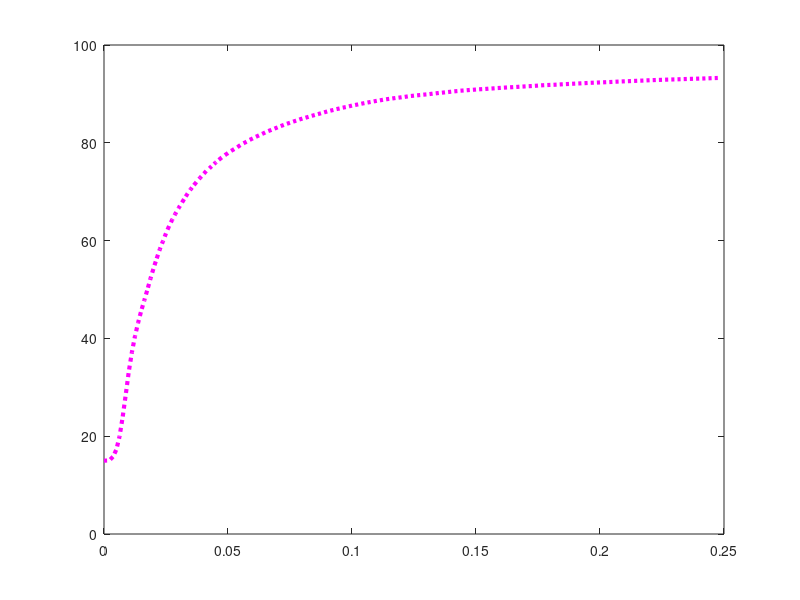

Source code (MATLAB):
plot([0.000000 0.001250 0.002500 0.003750 0.005000 0.006250 0.007500 0.008750 0.010000 0.011250 0.012500 0.013750 0.015000 0.016250 0.017500 0.018750 0.020000 0.021250 0.022500 0.023750 0.025000 0.026250 0.027500 0.028750 0.030000 0.031250 0.032500 0.033750 0.035000 0.036250 0.037500 0.038750 0.040000 0.041250 0.042500 0.043750 0.045000 0.046250 0.047500 0.048750 0.050000 0.051250 0.052500 0.053750 0.055000 0.056250 0.057500 0.058750 0.060000 0.061250 0.062500 0.063750 0.065000 0.066250 0.067500 0.068750 0.070000 0.071250 0.072500 0.073750 0.075000 0.076250 0.077500 0.078750 0.080000 0.081250 0.082500 0.083750 0.085000 0.086250 0.087500 0.088750 0.090000 0.091250 0.092500 0.093750 0.095000 0.096250 0.097500 0.098750 0.100000 0.101250 0.102500 0.103750 0.105000 0.106250 0.107500 0.108750 0.110000 0.111250 0.112500 0.113750 0.115000 0.116250 0.117500 0.118750 0.120000 0.121250 0.122500 0.123750 0.125000 0.126250 0.127500 0.128750 0.130000 0.131250 0.132500 0.133750 0.135000 0.136250 0.137500 0.138750 0.140000 0.141250 0.142500 0.143750 0.145000 0.146250 0.147500 0.148750 0.150000 0.151250 0.152500 0.153750 0.155000 0.156250 0.157500 0.158750 0.160000 0.161250 0.162500 0.163750 0.165000 0.166250 0.167500 0.168750 0.170000 0.171250 0.172500 0.173750 0.175000 0.176250 0.177500 0.178750 0.180000 0.181250 0.182500 0.183750 0.185000 0.186250 0.187500 0.188750 0.190000 0.191250 0.192500 0.193750 0.195000 0.196250 0.197500 0.198750 0.200000 0.201250 0.202500 0.203750 0.205000 0.206250 0.207500 0.208750 0.210000 0.211250 0.212500 0.213750 0.215000 0.216250 0.217500 0.218750 0.220000 0.221250 0.222500 0.223750 0.225000 0.226250 0.227500 0.228750 0.230000 0.231250 0.232500 0.233750 0.235000 0.236250 0.237500 0.238750 0.240000 0.241250 0.242500 0.243750 0.245000 0.246250 0.247500 0.248750 ], [14.996424 15.018431 15.234375 15.876706 17.304412 19.902619 23.821248 28.435849 33.229258 37.178147 40.466824 43.190196 45.630227 47.792419 49.972491 52.248845 54.371149 56.351783 58.218255 59.850902 61.484925 62.989657 64.270191 65.465449 66.589184 67.601507 68.672975 69.638534 70.525693 71.345456 72.126706 72.851562 73.539283 74.232504 74.790933 75.392000 75.940801 76.512984 76.995764 77.470290 77.913182 78.336818 78.709562 79.108440 79.516945 79.899318 80.223922 80.603543 80.899263 81.232119 81.515460 81.809804 82.112401 82.395742 82.651574 82.899153 83.156360 83.413567 83.665273 83.893596 84.098537 84.329610 84.529049 84.754621 84.962313 85.125990 85.319927 85.505612 85.685794 85.861851 86.036532 86.229093 86.398272 86.566076 86.714624 86.890680 87.024098 87.185024 87.303312 87.458737 87.604533 87.731074 87.858990 87.989657 88.114822 88.233110 88.350022 88.465559 88.585222 88.678752 88.794289 88.898823 88.986851 89.066626 89.160156 89.226177 89.315581 89.389855 89.486136 89.575539 89.638809 89.707581 89.766725 89.840999 89.896017 89.966164 90.047315 90.111961 90.190361 90.242628 90.316901 90.384298 90.450319 90.527344 90.579610 90.653884 90.702025 90.748790 90.802432 90.840944 90.891835 90.937225 90.975737 91.011499 91.062390 91.103653 91.143541 91.198559 91.234320 91.276959 91.319597 91.349857 91.386994 91.420004 91.462643 91.502531 91.538292 91.576805 91.611191 91.651078 91.699219 91.745984 91.784496 91.810629 91.840889 91.861521 91.890405 91.934419 91.970180 92.007317 92.032075 92.071963 92.102223 92.132482 92.164118 92.195753 92.230139 92.271402 92.292033 92.314040 92.348426 92.366307 92.395191 92.422700 92.448834 92.490097 92.518981 92.547865 92.575374 92.600132 92.626265 92.653774 92.681283 92.703290 92.730799 92.763809 92.792694 92.817452 92.839459 92.858715 92.877971 92.908231 92.924736 92.946743 92.959122 92.983880 93.003136 93.030645 93.048526 93.070533 93.085662 93.109045 93.128301 93.143431 93.166813 93.191571 93.213578 93.236961 93.256217 93.274098 ], ':m', 'LineWidth', 3);